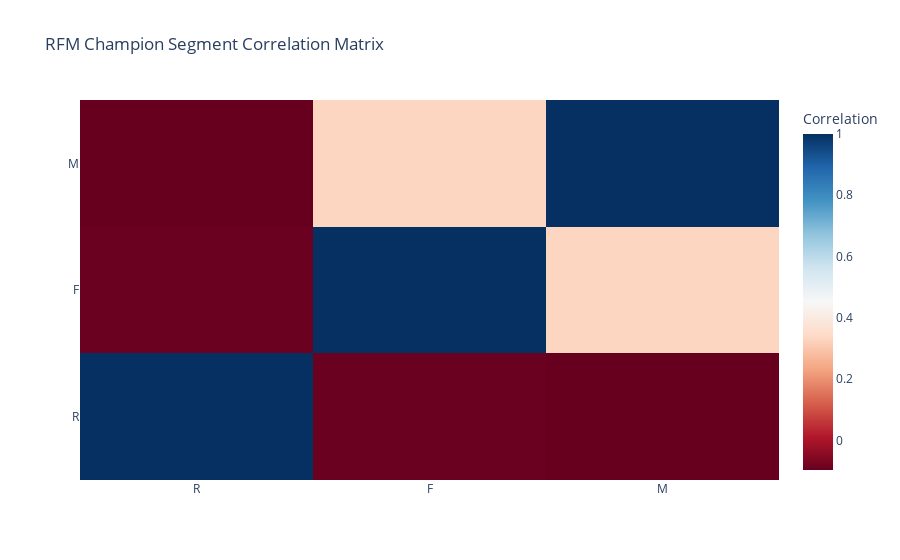

Notebook cell for this chart:
### Code cell
correlation_matrix = vip_segment[['R', 'F', 'M']].corr()
heatmap = go.Figure(data=go.Heatmap(
    z=correlation_matrix.values,
    x=correlation_matrix.columns,
    y=correlation_matrix.columns, 
    colorscale= 'RdBu',
    colorbar=dict(title='Correlation')
))
heatmap.update_layout(title='RFM Champion Segment Correlation Matrix')

heatmap.show()

### Figure 1 — Plotly figure (JSON) as saved in the notebook; plotly's stock layout.template omitted (floating-point values rounded to 4 significant figures)
{"data": [{"colorbar": {"title": {"text": "Correlation"}}, "colorscale": [[0, "rgb(103,0,31)"], [0.1, "rgb(178,24,43)"], [0.2, "rgb(214,96,77)"], [0.3, "rgb(244,165,130)"], [0.4, "rgb(253,219,199)"], [0.5, "rgb(247,247,247)"], [0.6, "rgb(209,229,240)"], [0.7, "rgb(146,197,222)"], [0.8, "rgb(67,147,195)"], [0.9, "rgb(33,102,172)"], [1, "rgb(5,48,97)"]], "type": "heatmap", "x": ["R", "F", "M"], "y": ["R", "F", "M"], "z": [[1, -0.08985, -0.09641], [-0.08985, 1, 0.3318], [-0.09641, 0.3318, 1]]}], "layout": {"title": {"text": "RFM Champion Segment Correlation Matrix"}}}
